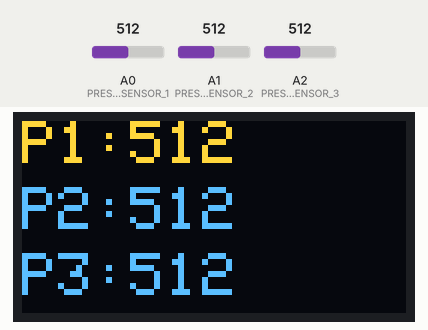
This sketch was run on a simulated Arduino Uno, built with avr-gcc and run on an emulated ATmega328P. On the bench: 128×64 one-colour display. The test bench sets the inputs (shaded band); at power-on: A0 (PRESSURE_SENSOR_1) = 512, A1 (PRESSURE_SENSOR_2) = 512, A2 (PRESSURE_SENSOR_3) = 512. The OLED is the two-colour kind (top 16 rows yellow); what the sketch prints to the serial monitor is not drawn.

Above: at 2.7 s.
2.8 s: A0 (PRESSURE_SENSOR_1) set to 498
At 3.5 s:
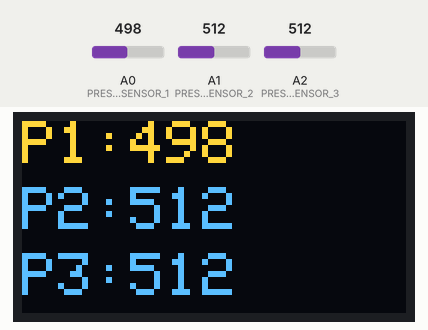
4.5 s: A1 (PRESSURE_SENSOR_2) set to 716
At 5.6 s:
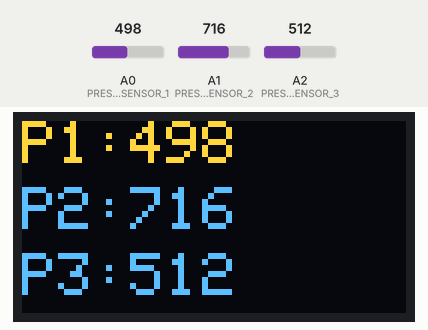
6.2 s: A2 (PRESSURE_SENSOR_3) set to 716
At 7.5 s:
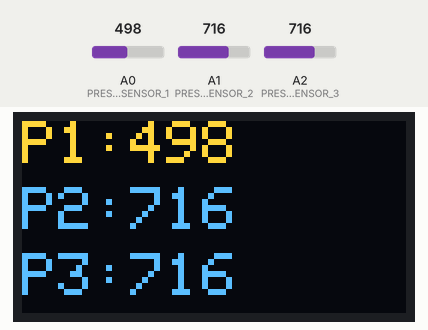
7.8 s: A0 (PRESSURE_SENSOR_1) set to 511
At 8.6 s:
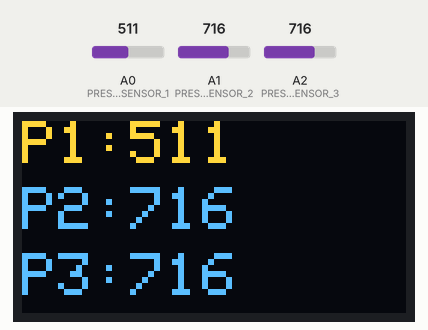
9.5 s: A1 (PRESSURE_SENSOR_2) set to 900
At 10.6 s:
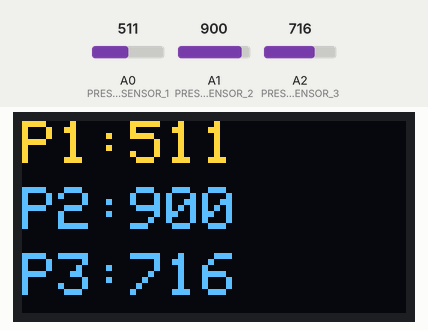
11.1 s: A2 (PRESSURE_SENSOR_3) set to 900
At 11.5 s:
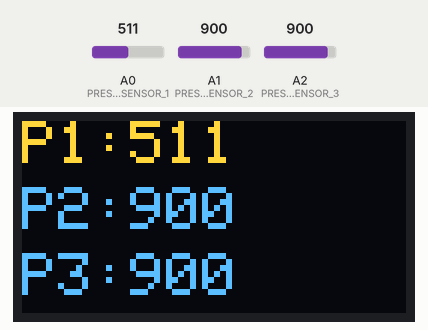
Timing chart, 0 to 13.7 s (numbered marks = the images above; inputs shaded):
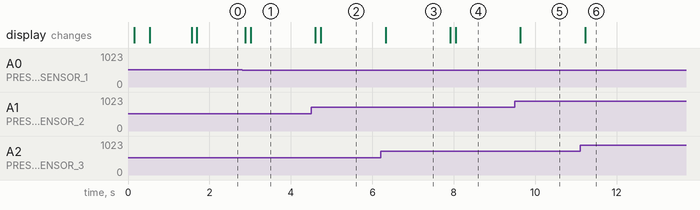

The sketch:

perssure.ino
```cpp
#include <Wire.h>
#include <Adafruit_GFX.h>
#include <Adafruit_SH110X.h>

#define SCREEN_WIDTH 128
#define SCREEN_HEIGHT 64
#define OLED_RESET -1

#define OLED_ADDRESS 0x3C

Adafruit_SH1106G display = Adafruit_SH1106G(SCREEN_WIDTH, SCREEN_HEIGHT, &Wire, OLED_RESET);
const int PRESSURE_SENSOR_1 = A0;
const int PRESSURE_SENSOR_2 = A1;
const int PRESSURE_SENSOR_3 = A2;

// Array to store sensor readings
int sensorValues[3];
int sensorReadings[3] = {0, 0, 0}; // For accumulating readings to compute average
int sampleCount = 0;
const int numSamples = 10; // Number of samples for averaging

void setup() {
  Serial.begin(9600);

  // Initialize I2C
  Wire.begin();
  delay(100);

  // Initialize OLED display
  Serial.println(F("Initializing SH1106 OLED..."));

  // SH1106 initialization (address, reset required?, I2C clock frequency)
  if (!display.begin(0x3C, true)) {
    Serial.println(F("SH1106 initialization failed!"));
    Serial.println(F("Please check:"));
    Serial.println(F("1. I2C address (try 0x3C or 0x3D)"));
    Serial.println(F("2. Wiring (SDA, SCL)"));
    Serial.println(F("3. Library installation (Adafruit SH110X)"));
    for (;;); // Halt program if initialization fails
  }

  Serial.println(F("SH1106 initialized successfully!"));

  // Configure display settings
  display.setRotation(0);           // Set display orientation
  display.invertDisplay(false);     // Normal display (non-inverted colors)

  // Clear display multiple times to ensure clean screen
  for(int i = 0; i < 3; i++) {
    display.clearDisplay();
    display.display();
    delay(100);
  }

  // Display initialization message
  display.setTextSize(1);
  display.setTextColor(1);
  display.setCursor(0, 0);
  display.println("Init OK!");
  display.display();
  delay(1000);

  // Clear screen again to prepare for data display
  display.clearDisplay();
  display.display();

  // Configure sensor pins as inputs
  pinMode(PRESSURE_SENSOR_1, INPUT);
  pinMode(PRESSURE_SENSOR_2, INPUT);
  pinMode(PRESSURE_SENSOR_3, INPUT);
}

void loop() {
  // Read values from the three pressure sensors
  sensorValues[0] = analogRead(PRESSURE_SENSOR_1);
  sensorValues[1] = analogRead(PRESSURE_SENSOR_2);
  sensorValues[2] = analogRead(PRESSURE_SENSOR_3);

  // Accumulate current readings
  for (int i = 0; i < 3; i++) {
    sensorReadings[i] += sensorValues[i];
  }
  sampleCount++;

  // Once enough samples are collected, compute averages and display
  if (sampleCount >= numSamples) {
    int avg1 = sensorReadings[0] / numSamples;
    int avg2 = sensorReadings[1] / numSamples;
    int avg3 = sensorReadings[2] / numSamples;

    // Clear display
    display.clearDisplay();

    // Set text properties – use larger font
    display.setTextSize(2);
    display.setTextColor(1);

    // Display Sensor 1
    display.setCursor(0, 0);
    display.print("P1:");
    display.println(avg1);

    // Display Sensor 2
    display.setCursor(0, 22);
    display.print("P2:");
    display.println(avg2);

    // Display Sensor 3
    display.setCursor(0, 44);
    display.print("P3:");
    display.println(avg3);

    display.display();

    // Reset accumulators and counter
    for (int i = 0; i < 3; i++) {
      sensorReadings[i] = 0;
    }
    sampleCount = 0;

    // Print to Serial for debugging
    Serial.print("P1: ");
    Serial.print(avg1);
    Serial.print(", P2: ");
    Serial.print(avg2);
    Serial.print(", P3: ");
    Serial.println(avg3);
  }

  // Short delay for stable sampling
  delay(10);
}
```

Measured:
- after the input at 2.8 s, the display: first changes after 0.08 s (image 1 shows a later state)
- after the input at 4.5 s, the display: first changes after 0.10 s (image 2 shows a later state)
- after the input at 6.2 s, the display: changes after 0.12 s (image 3)
- after the input at 7.8 s, the display: first changes after 0.11 s (image 4 shows a later state)
- after the input at 9.5 s, the display: changes after 0.14 s (image 5)
- after the input at 11.1 s, the display: changes after 0.13 s (image 6)
